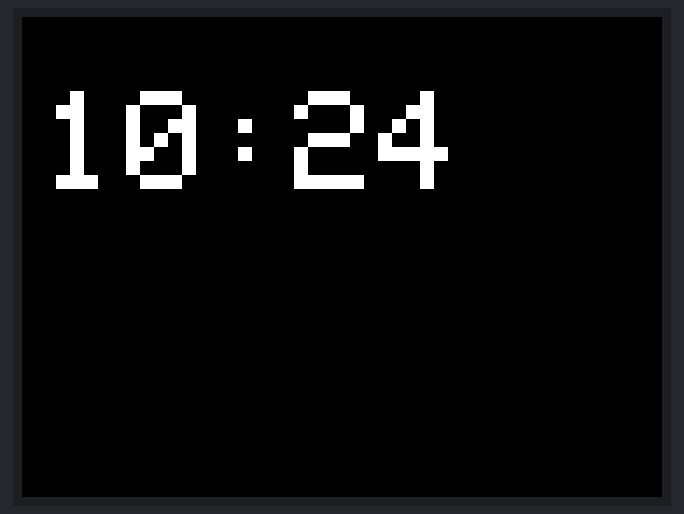
A sketch run on a simulated ESP32. Parts: 320×240 colour display. WiFi joins after 1.5 s; servers stay silent unless stated; network time is answered at once with the bench clock; the local clock reads 2024-03-15 10:24:30 at power-on unless the sketch sets it; what the sketch prints to the serial monitor is not drawn.

Above: at 2.4 s.
At 42.5 s:
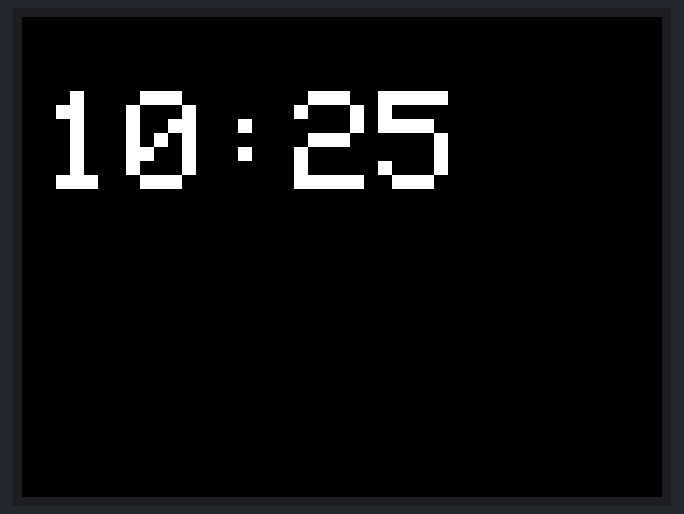
At 122.6 s:
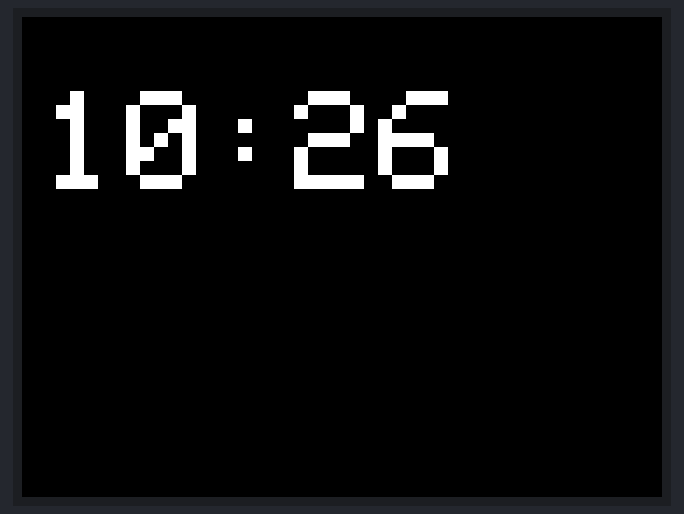

Measured:
- what the display in image 0 shows lasts 40.1 s, from 2.3 s to 42.4 s
- what the display in image 1 shows lasts 80.2 s, from 42.4 s to 122.6 s

The sketch:

TTGOT1-Time.ino
```cpp
#include <Arduino.h>
#include <Wire.h>
#include <WiFi.h>
#include <TFT_eSPI.h>  // LCD函式庫
#include <NTPClient.h> // NTP客戶端函式庫
#include <WiFiUdp.h>   // WiFi UDP函式庫

const char* ssid = "Banana";
const char* password = "52695269";

const char* ntpServer = "pool.ntp.org";
const long gmtOffset = 28800; // GMT+8時區，以秒為單位
const int daylightOffset = 0; // 不使用夏令時

TFT_eSPI tft; // 宣告TFT物件

WiFiUDP ntpUDP;
NTPClient timeClient(ntpUDP, ntpServer, gmtOffset, daylightOffset);

void setup(void) {
  Serial.begin(115200);
  tft.init();
  tft.setRotation(3);  // 調整屏幕方向
  tft.fillScreen(TFT_BLACK);
  tft.setTextColor(TFT_WHITE);

  // 連接WiFi
  WiFi.begin(ssid, password);
  while (WiFi.status() != WL_CONNECTED) {
    delay(1000);
    Serial.println("Connecting to WiFi...");
    tft.println("Connecting to WiFi...");
  }
  Serial.println("Connected to WiFi!");
  tft.println("Connected to WiFi!");

  // 初始化NTP客戶端
  timeClient.begin();
}

void loop(void) {
  // 更新NTP時間
  timeClient.update();

  // 獲取當前時間
  //String currentTime = timeClient.getFormattedTime();
   // 獲取當前時間（不包括秒數）
  String currentTime = timeClient.getFormattedTime().substring(0, 5); // 提取小時和分鐘部分

  // 顯示時間在TFT顯示屏上 時 分 秒
  /*tft.fillScreen(TFT_BLACK);
  tft.setTextSize(4);
  tft.setCursor(10, 5);
  //tft.print("Time:");
  tft.setCursor(10, 40);
  tft.print(currentTime);*/

  // 顯示時間在TFT顯示屏上 時 分
  tft.fillScreen(TFT_BLACK);
  tft.setTextSize(8); // 調整時間文字大小
  tft.setCursor(10, 37);
  tft.print(currentTime);

  // 等待幾秒後再次更新顯示
  delay(40000);
}
```
